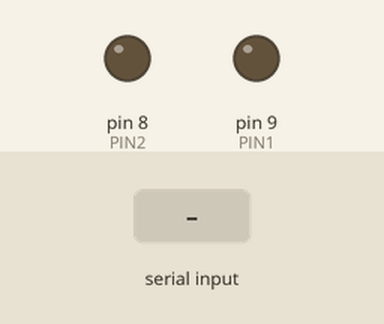
A sketch run on a simulated Arduino Uno, built with avr-gcc and run on an emulated ATmega328P. Parts: output pins drawn as LEDs (lit = HIGH). The inputs (shaded band) are chosen by the test bench.

Above: at 1.2 s.
1.3 s: "90,45\n" received over Serial
At 2.3 s:
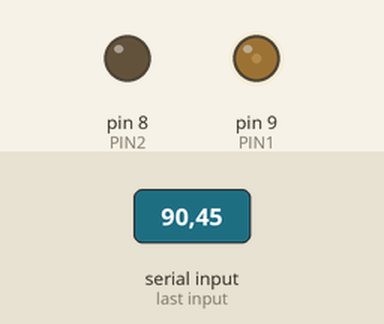
2.8 s: "30,150\n" received over Serial
At 3.5 s:
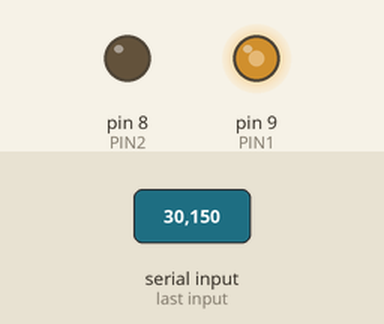
4.3 s: "200\n" received over Serial
At 5.5 s:
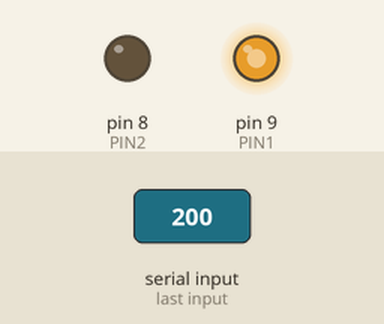
5.8 s: "90\n" received over Serial
At 6.8 s:
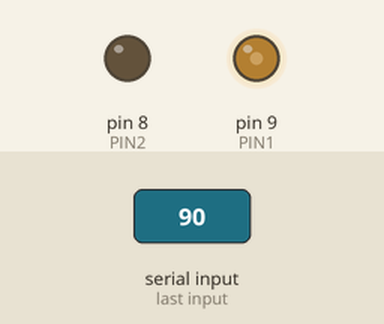
7.3 s: "b,45\n" received over Serial
At 8.1 s:
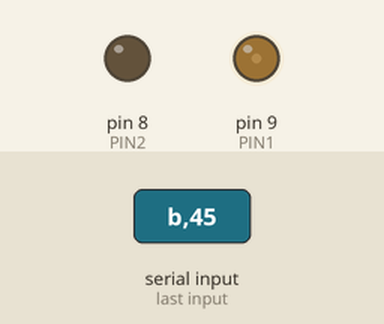
Timing chart, 0 to 9.8 s (numbered marks = the images above; inputs shaded):
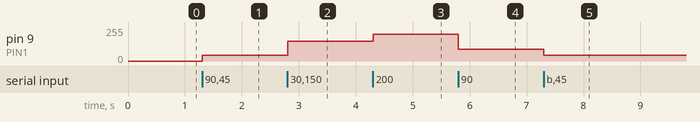

The sketch:

pwm_test.ino
```cpp
#define PIN1 9
#define PIN2 8

enum {
 COAST, BRAKE
} mode = COAST;

void setup() {
  pinMode(PIN1, OUTPUT);
  pinMode(PIN2, OUTPUT);
  Serial.begin(9600);
  Serial.setTimeout(10);
}

void setSpeed(int s) {
  if (s > 0) {
    if (s > 255) s = 255;
    if (mode == COAST) {
      analogWrite(PIN1, s);
      analogWrite(PIN2, 0);
    } else {
      analogWrite(PIN1, 1);
      analogWrite(PIN2, 255-s);
    }
  } else {
    if (s < -255) s = -255;
    if (mode == COAST) {
      analogWrite(PIN1, 0);
      analogWrite(PIN2, -s);
    } else {
      analogWrite(PIN1, 255+s);
      analogWrite(PIN2, 1);
    }
  }
}

void loop() {
  while (Serial.available() == 0);
  int speed = Serial.parseInt();
  if (Serial.available()) {
    int c = Serial.read();
    if (c == 'b') mode = BRAKE;
    else if (c == 'c') mode = COAST;
  }
  setSpeed(speed);
}
```

Measured:
- after the input at 1.3 s, pin 9 (PIN1): 0/255 → 45/255 at once
- after the input at 2.8 s, pin 9 (PIN1): 45/255 → 150/255 at once
- after the input at 4.3 s, pin 9 (PIN1): 150/255 → 200/255 at once
- after the input at 5.8 s, pin 9 (PIN1): 200/255 → 90/255 at once
- after the input at 7.3 s, pin 9 (PIN1): 90/255 → 45/255 at once
